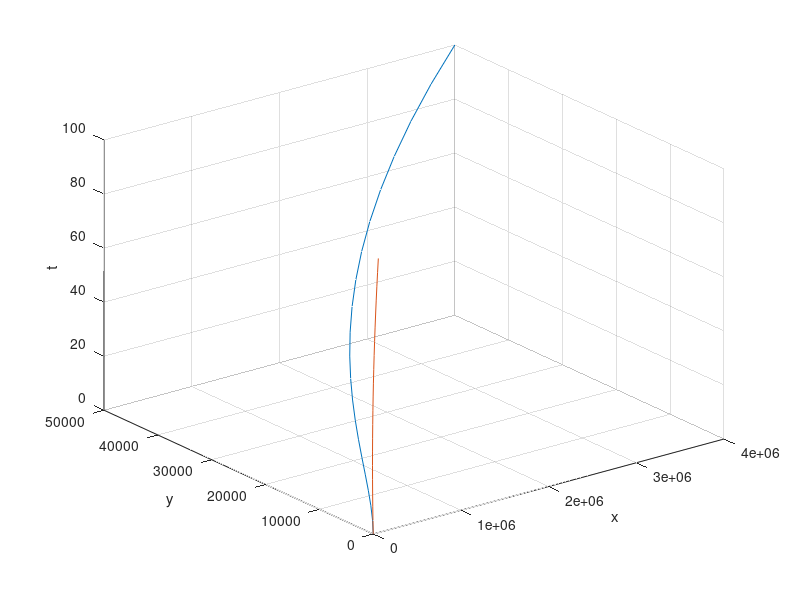

This chart was generated by the following MATLAB code:
t = 0:5:100;
x = (4*t.^3);
y = (5*t.^2);
plot3(x,y,t)
vx = (12*t.^2);
vy = (10*t);
hold on
plot3(vx,vy,t)
grid on
xlabel("x")
ylabel("y")
zlabel("t")





